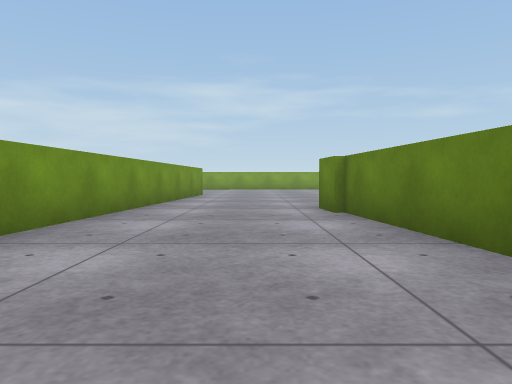
[1] (above)

24 first-person views from a walk through a scene from a Unity 3-D project. The camera is 0.59 m above the floor, tilts 2° down and sees 70° across. The floor is counted in squares, 1 m on a side. Each view is taken from the middle of a square. On the plan, view 1 faces up. The plan holds only what a view shows up to about 10 squares ahead; the rest is blank. The place goes on beyond the plan. The player character is not drawn. Surface patterns are stand-ins for the level's own textures.

[2]
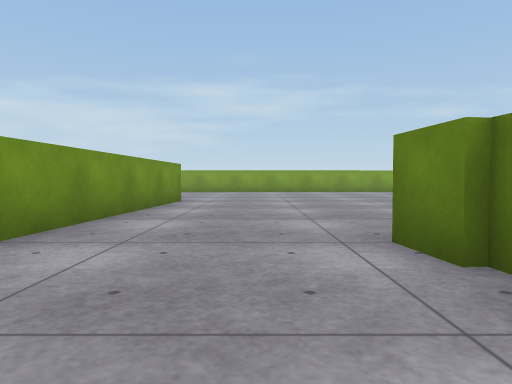

[3]
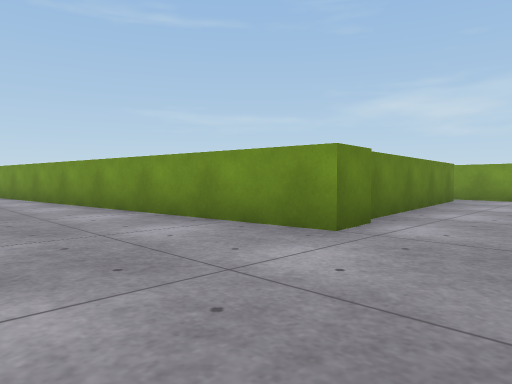

[4]
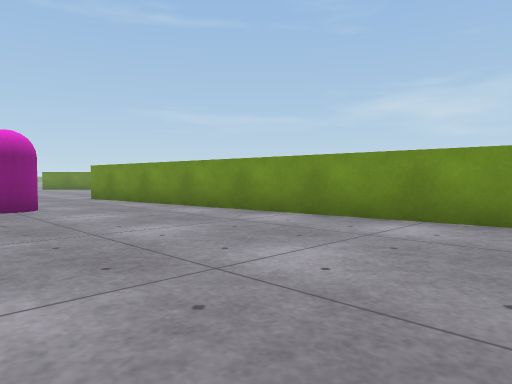

[5]
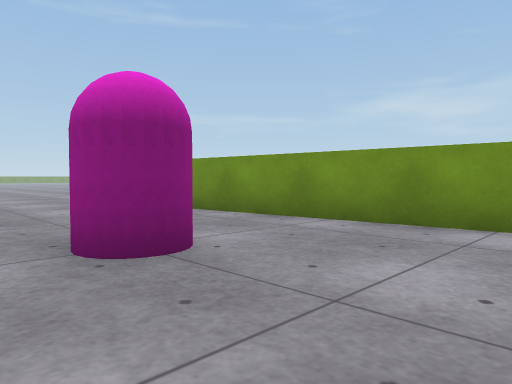

[6]
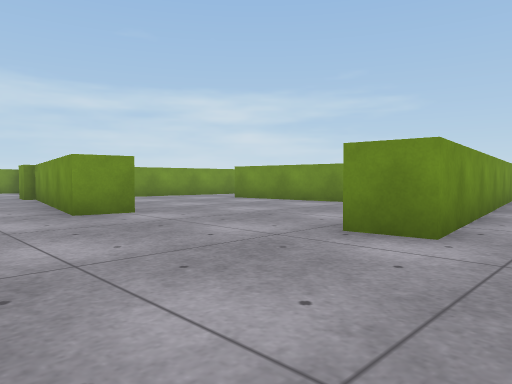

[7]
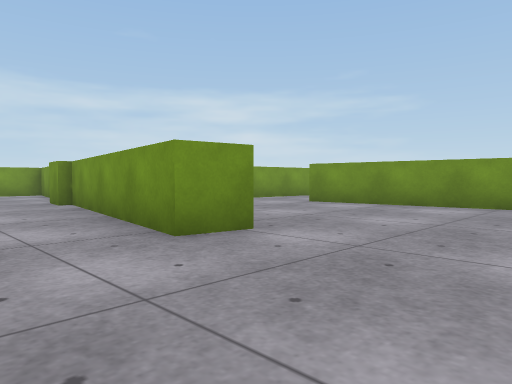

[8]
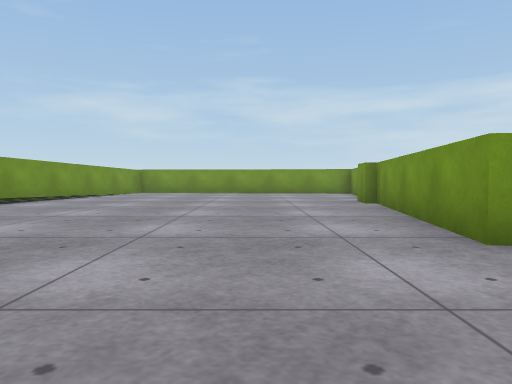

[9]
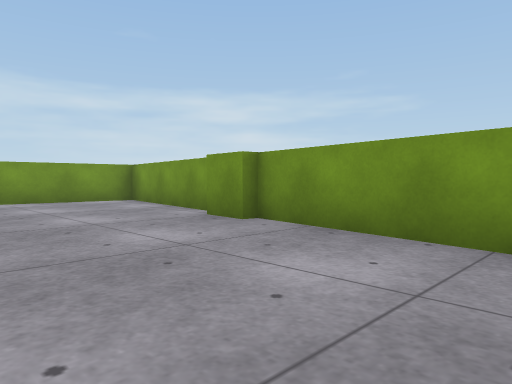

[10]
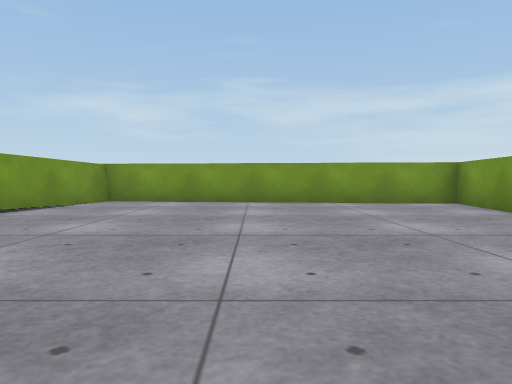

[11]
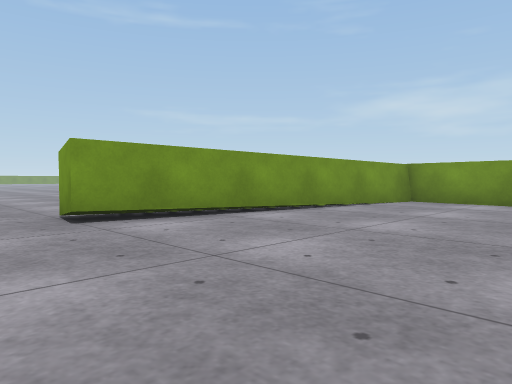

[12]
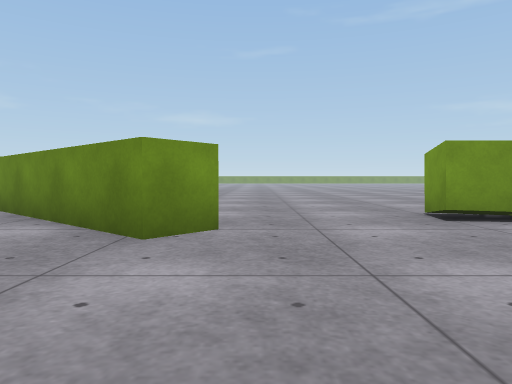

[13]
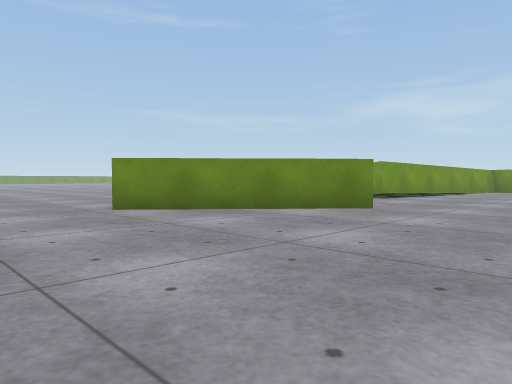

[14]
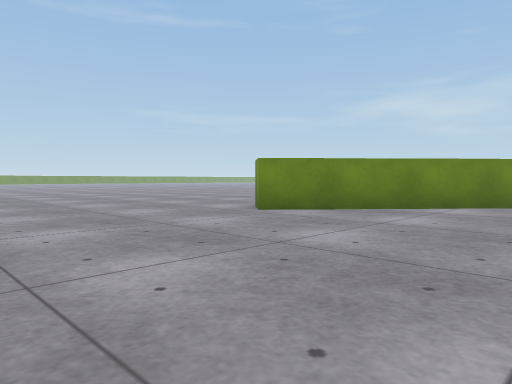

[15]
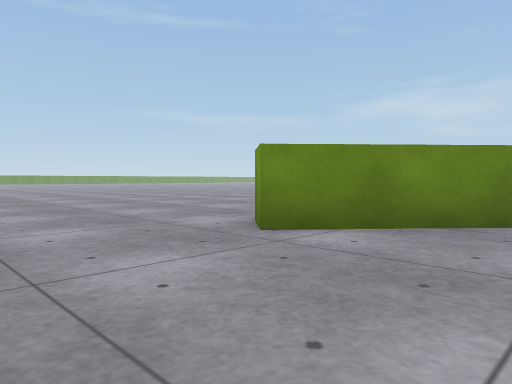

[16]
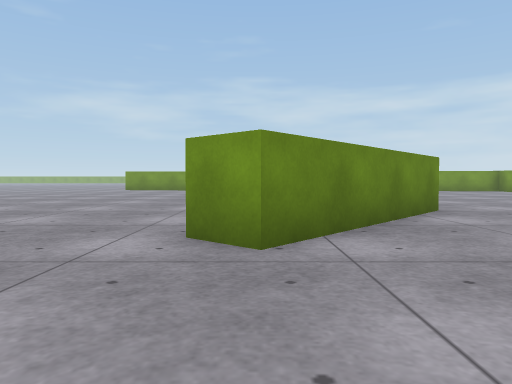

[17]
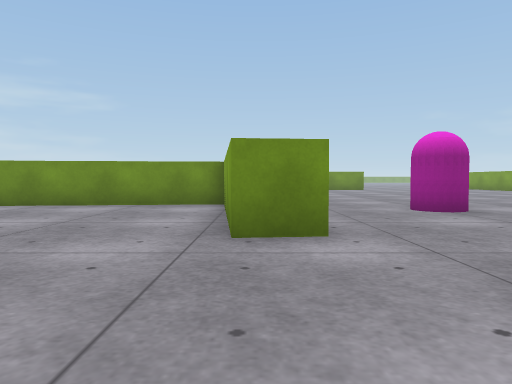

[18]
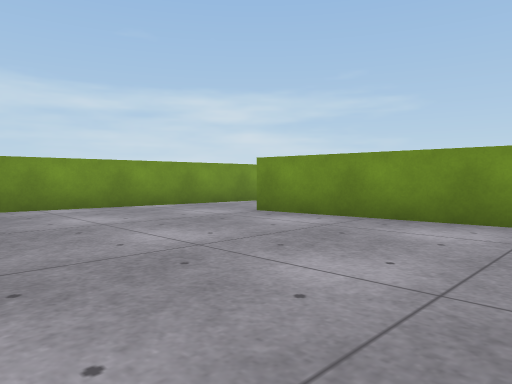

[19]
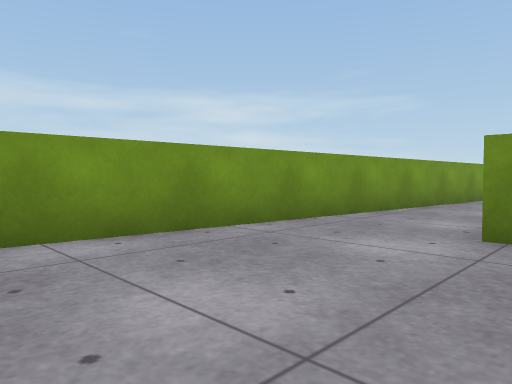

[20]
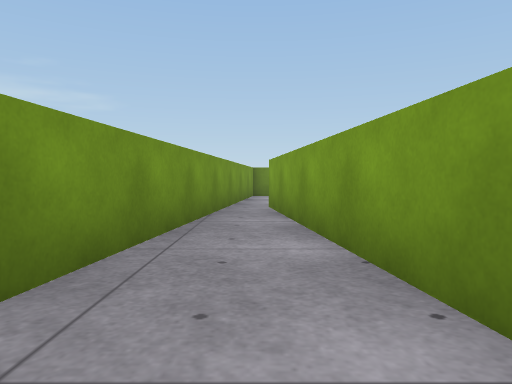

[21]
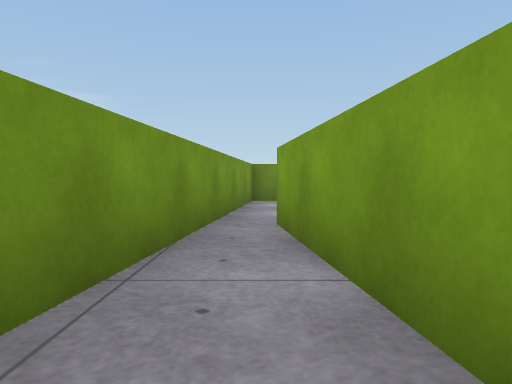

[22]
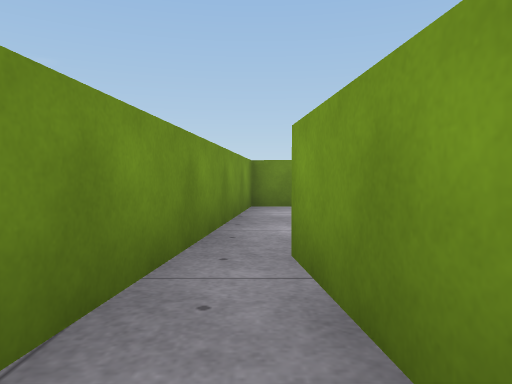

[23]
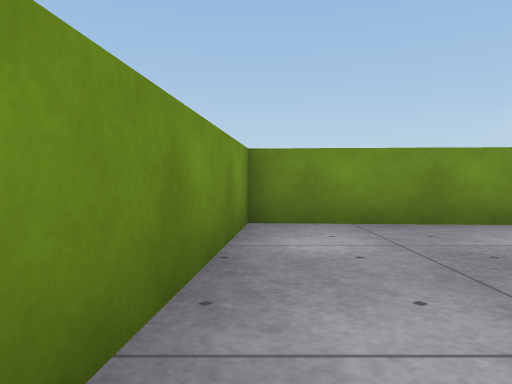

[24]
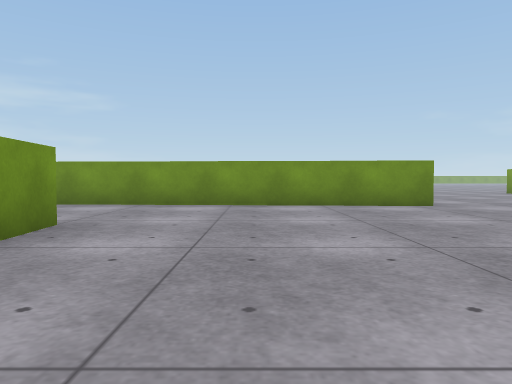

### Floor plan
Points are (right, up) in squares from view 1. A wall is a line through its corners. A room is listed if a view was taken in it or the views show most of it. See-through windows are left out.
Room 1 (views 1, 2, 3, 4, 5, 6, 7, 8, 9, 10, 11, 12, 13, 14, 15, 16, 17, 18, 19, 20, 21, 22, 23, 24)
walls: (14.9, 3.9) (15.9, 3.8) (15, -2); (23.4, 2.4) (22.5, 3.1) (26, 7) (26.8, 6.3); (15.3, -1.8) (15.2, -2.9); (14.8, -3.5) (14.1, -7.8) (23, -8.7) (24.2, -0.7) (25.3, -0.9); (8.8, 0.9) (2.2, 0.3) (1.6, 6.5); (1.4, 6.3) (1.3, 7.4) (14.2, 8.7) (14.3, 7.8) (9.4, 7.3) (10.1, 1.1); (-2, 13.6) (-2.9, -0.1) (13.7, -1.8)

Positions as (right, up) in squares from view 1, and headings:
1: (0, 0), facing up
2: (0, 4), facing up
3: (-1, 11), facing down-right
4: (3, 13), facing down-right
5: (8, 13), facing down-right
6: (18, 10), facing down-left
7: (18, 7), facing down-left
8: (18, 7), facing down
9: (19, 2), facing down-left
10: (19, 1), facing down
11: (19, 1), facing down-right
12: (19, 2), facing right
13: (19, 10), facing down-right
14: (21, 12), facing down-right
15: (23, 10), facing down-right
16: (26, 10), facing down
17: (18, 8), facing left
18: (15, 6), facing down-left
19: (14, 2), facing down-left
20: (10, 0), facing left
21: (7, 0), facing left
22: (5, 0), facing left
23: (2, 0), facing left
24: (6, 10), facing left
